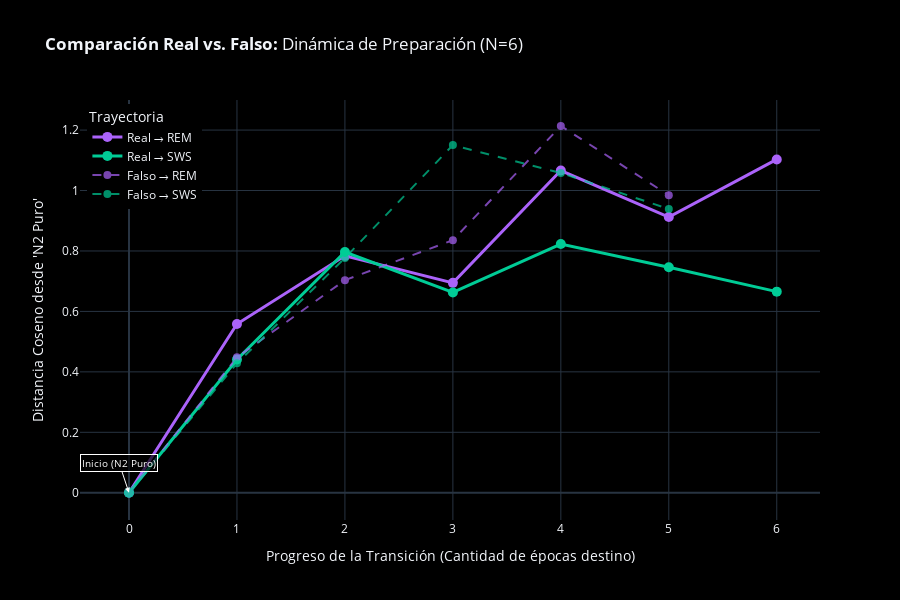

This figure's notebook cell:
### Code cell
# Graficar comparación Real vs. Falso
fig = go.Figure()

# Filtrar valores None para el modelo real
indices_rem = [i for i, d in enumerate(dist_rem) if d is not None]
valores_rem = [d for d in dist_rem if d is not None]
labels_rem_filtrados = [labels_rem[i] for i in indices_rem]

indices_sws = [i for i, d in enumerate(dist_sws) if d is not None]
valores_sws = [d for d in dist_sws if d is not None]
labels_sws_filtrados = [labels_sws[i] for i in indices_sws]

# Filtrar valores None para el modelo falso
indices_rem_falso = [i for i, d in enumerate(dist_rem_falso) if d is not None]
valores_rem_falso = [d for d in dist_rem_falso if d is not None]
labels_rem_falso_filtrados = [labels_rem_falso[i] for i in indices_rem_falso]

indices_sws_falso = [i for i, d in enumerate(dist_sws_falso) if d is not None]
valores_sws_falso = [d for d in dist_sws_falso if d is not None]
labels_sws_falso_filtrados = [labels_sws_falso[i] for i in indices_sws_falso]

# Línea Real REM (sólida)
fig.add_trace(go.Scatter(
    x=indices_rem,
    y=valores_rem,
    mode='lines+markers',
    name='Real → REM',
    line=dict(color='#AB63FA', width=3),
    marker=dict(size=10, color='#AB63FA'),
    text=labels_rem_filtrados,
    hovertemplate="<b>Paso:</b> %{x}<br><b>Token:</b> %{text}<br><b>Distancia:</b> %{y:.4f}<extra></extra>"
))

# Línea Real SWS (sólida)
fig.add_trace(go.Scatter(
    x=indices_sws,
    y=valores_sws,
    mode='lines+markers',
    name='Real → SWS',
    line=dict(color='#00CC96', width=3),
    marker=dict(size=10, color='#00CC96'),
    text=labels_sws_filtrados,
    hovertemplate="<b>Paso:</b> %{x}<br><b>Token:</b> %{text}<br><b>Distancia:</b> %{y:.4f}<extra></extra>"
))

# Línea Falso REM (punteada)
fig.add_trace(go.Scatter(
    x=indices_rem_falso,
    y=valores_rem_falso,
    mode='lines+markers',
    name='Falso → REM',
    line=dict(color='#AB63FA', width=2, dash='dash'),
    marker=dict(size=8, color='#AB63FA'),
    opacity=0.7,
    text=labels_rem_falso_filtrados,
    hovertemplate="<b>Paso:</b> %{x}<br><b>Token:</b> %{text}<br><b>Distancia:</b> %{y:.4f}<extra></extra>"
))

# Línea Falso SWS (punteada)
fig.add_trace(go.Scatter(
    x=indices_sws_falso,
    y=valores_sws_falso,
    mode='lines+markers',
    name='Falso → SWS',
    line=dict(color='#00CC96', width=2, dash='dash'),
    marker=dict(size=8, color='#00CC96'),
    opacity=0.7,
    text=labels_sws_falso_filtrados,
    hovertemplate="<b>Paso:</b> %{x}<br><b>Token:</b> %{text}<br><b>Distancia:</b> %{y:.4f}<extra></extra>"
))

fig.update_layout(
    title="<b>Comparación Real vs. Falso:</b> Dinámica de Preparación (N=6)",
    xaxis_title="Progreso de la Transición (Cantidad de épocas destino)",
    yaxis_title="Distancia Coseno desde 'N2 Puro'",
    template="plotly_dark",
    paper_bgcolor="black",
    plot_bgcolor="black",
    height=600,
    hovermode="x unified",
    legend=dict(
        title="Trayectoria",
        yanchor="top",
        y=0.99,
        xanchor="left",
        x=0.01,
        font=dict(size=12)
    )
)

# Añadir anotación explicativa
if len(valores_rem) > 0:
    fig.add_annotation(
        x=0, 
        y=valores_rem[0] if valores_rem else 0, 
        text="Inicio (N2 Puro)", 
        showarrow=True, 
        arrowhead=2,
        arrowcolor="white",
        font=dict(color="white", size=10),
        bgcolor="rgba(0,0,0,0.7)",
        bordercolor="white"
    )

fig.show()

# Mostrar resumen de resultados
print("\n=== Resumen de Trayectorias ===")
print(f"\nModelo Real:")
print(f"  Trayectoria REM: {len(valores_rem)} puntos válidos de {len(dist_rem)} totales")
print(f"  Trayectoria SWS: {len(valores_sws)} puntos válidos de {len(dist_sws)} totales")
if valores_rem and valores_sws:
    print(f"  Distancia máxima REM: {max(valores_rem):.4f}")
    print(f"  Distancia máxima SWS: {max(valores_sws):.4f}")
    print(f"  Separación (diferencia): {abs(max(valores_rem) - max(valores_sws)):.4f}")

print(f"\nModelo Falso (Shuffled):")
print(f"  Trayectoria REM: {len(valores_rem_falso)} puntos válidos de {len(dist_rem_falso)} totales")
print(f"  Trayectoria SWS: {len(valores_sws_falso)} puntos válidos de {len(dist_sws_falso)} totales")
if valores_rem_falso and valores_sws_falso:
    print(f"  Distancia máxima REM: {max(valores_rem_falso):.4f}")
    print(f"  Distancia máxima SWS: {max(valores_sws_falso):.4f}")
    print(f"  Separación (diferencia): {abs(max(valores_rem_falso) - max(valores_sws_falso)):.4f}")
    
print("\n=== Interpretación ===")
print("Si la estructura es real, las líneas punteadas (Falso) deberían estar superpuestas,")
print("mientras que las líneas sólidas (Real) muestran la separación de preparación dinámica.")

### Figure 1 — Plotly figure (JSON) as saved in the notebook; plotly's stock layout.template omitted (floating-point values rounded to 4 significant figures)
{"data": [{"hovertemplate": "<b>Paso:</b> %{x}<br><b>Token:</b> %{text}<br><b>Distancia:</b> %{y:.4f}<extra></extra>", "line": {"color": "#AB63FA", "width": 3}, "marker": {"color": "#AB63FA", "size": 10}, "mode": "lines+markers", "name": "Real → REM", "text": ["2-2-2-2-2-2", "2-2-2-2-2-4", "2-2-2-2-4-4", "2-2-2-4-4-4", "2-2-4-4-4-4", "2-4-4-4-4-4", "4-4-4-4-4-4"], "type": "scatter", "x": [0, 1, 2, 3, 4, 5, 6], "y": [0, 0.5582, 0.7839, 0.6945, 1.066, 0.9122, 1.103]}, {"hovertemplate": "<b>Paso:</b> %{x}<br><b>Token:</b> %{text}<br><b>Distancia:</b> %{y:.4f}<extra></extra>", "line": {"color": "#00CC96", "width": 3}, "marker": {"color": "#00CC96", "size": 10}, "mode": "lines+markers", "name": "Real → SWS", "text": ["2-2-2-2-2-2", "2-2-2-2-2-3", "2-2-2-2-3-3", "2-2-2-3-3-3", "2-2-3-3-3-3", "2-3-3-3-3-3", "3-3-3-3-3-3"], "type": "scatter", "x": [0, 1, 2, 3, 4, 5, 6], "y": [0, 0.4411, 0.7966, 0.6629, 0.8229, 0.7463, 0.6654]}, {"hovertemplate": "<b>Paso:</b> %{x}<br><b>Token:</b> %{text}<br><b>Distancia:</b> %{y:.4f}<extra></extra>", "line": {"color": "#AB63FA", "dash": "dash", "width": 2}, "marker": {"color": "#AB63FA", "size": 8}, "mode": "lines+markers", "name": "Falso → REM", "opacity": 0.7, "text": ["2-2-2-2-2-2", "2-2-2-2-2-4", "2-2-2-2-4-4", "2-2-2-4-4-4", "2-2-4-4-4-4", "2-4-4-4-4-4"], "type": "scatter", "x": [0, 1, 2, 3, 4, 5], "y": [0, 0.4481, 0.7035, 0.8357, 1.214, 0.9845]}, {"hovertemplate": "<b>Paso:</b> %{x}<br><b>Token:</b> %{text}<br><b>Distancia:</b> %{y:.4f}<extra></extra>", "line": {"color": "#00CC96", "dash": "dash", "width": 2}, "marker": {"color": "#00CC96", "size": 8}, "mode": "lines+markers", "name": "Falso → SWS", "opacity": 0.7, "text": ["2-2-2-2-2-2", "2-2-2-2-2-3", "2-2-2-2-3-3", "2-2-2-3-3-3", "2-2-3-3-3-3", "2-3-3-3-3-3"], "type": "scatter", "x": [0, 1, 2, 3, 4, 5], "y": [0, 0.4281, 0.7767, 1.15, 1.058, 0.939]}], "layout": {"annotations": [{"arrowcolor": "white", "arrowhead": 2, "bgcolor": "rgba(0,0,0,0.7)", "bordercolor": "white", "font": {"color": "white", "size": 10}, "showarrow": true, "text": "Inicio (N2 Puro)", "x": 0, "y": 0}], "height": 600, "hovermode": "x unified", "legend": {"font": {"size": 12}, "title": {"text": "Trayectoria"}, "x": 0.01, "xanchor": "left", "y": 0.99, "yanchor": "top"}, "paper_bgcolor": "black", "plot_bgcolor": "black", "title": {"text": "<b>Comparación Real vs. Falso:</b> Dinámica de Preparación (N=6)"}, "xaxis": {"title": {"text": "Progreso de la Transición (Cantidad de épocas destino)"}}, "yaxis": {"title": {"text": "Distancia Coseno desde 'N2 Puro'"}}}}
